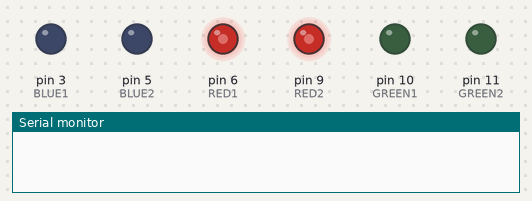
Recording of a sketch running on a simulated Arduino Uno, built with avr-gcc and run on an emulated ATmega328P. Parts: output pins drawn as LEDs (lit = HIGH), the last lines printed to the serial monitor.

Above: at 0.1 s.
At 7.45 s:
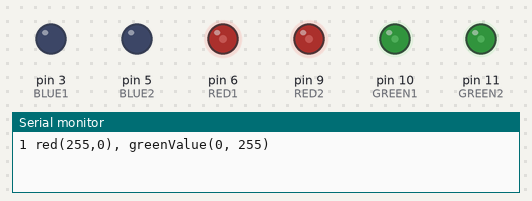
At 14.8 s:
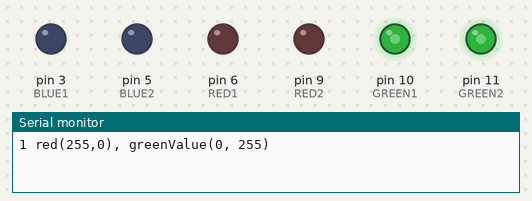
At 22.15 s:
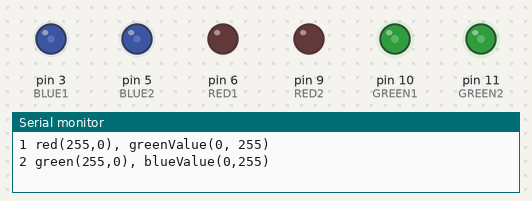
At 29.6 s:
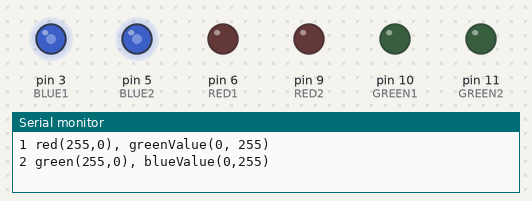
At 39.56 s:
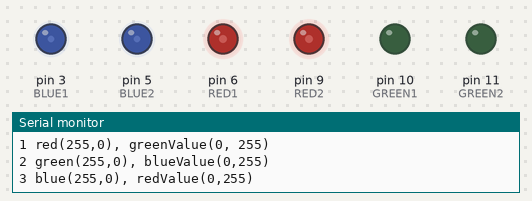
Timing chart, 0 to 40.0 s (numbered marks = the images above):
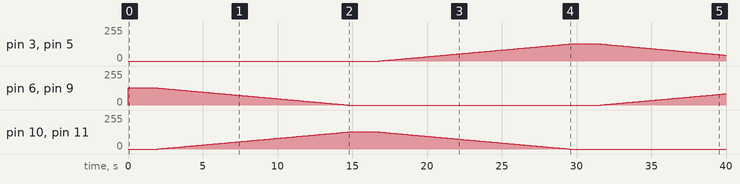

Measured:
- by itself, pin 3 (BLUE1), pin 5 (BLUE2): rises from 0/255 to 128/255 in 12.7 s, then falls to 44/255 in 10.4 s
- by itself, pin 10 (GREEN1), pin 11 (GREEN2): rises from 0/255 to 128/255 in 12.7 s, then falls to 0/255 in 14.8 s
- by itself, pin 6 (RED1), pin 9 (RED2): 128/255 → 127/255 at 2.0 s, → 126/255 0.10 s later, → 125/255 0.10 s later, → 124/255 0.10 s later, … (212 changes in this stretch)

The sketch:

RGBColors.ino
```cpp
//
// based on www.elegoo.com tutorial
//

// Define Pins
const int BLUE1 = 3;
const int BLUE2 = 5;
const int  RED1 = 6;
const int  RED2 = 9;
const int  GREEN1 = 10;
const int  GREEN2 = 11;

#define delayTime 2000    // fading time between colors
#define delayTime2 100  // fading time between colors

const int MAX_VALUE = 128;

// define variables
int redValue = MAX_VALUE;
int greenValue = 0;
int blueValue = 0;

void setup()
{
  Serial.begin(9600);
  analogWrite(RED1, redValue);
  analogWrite(RED2, redValue);
  analogWrite(GREEN1, greenValue);
  analogWrite(GREEN2, greenValue);
  analogWrite(BLUE1, blueValue);
  analogWrite(BLUE2, blueValue);
  delay(delayTime);
}

// main loop
void loop()
{
  redValue = MAX_VALUE; // choose a value between 1 and 255 to change the color.
  greenValue = 0;
  blueValue = 0;
  // this is unnecessary as we've either turned on RED in SETUP
  // or in the previous loop ... regardless, this turns RED off
  Serial.println("1 red(255,0), greenValue(0, 255)");
  for(int i = 0; i < MAX_VALUE; i += 1) // fades out red bring green full when i=255
  {
    redValue -= 1;
    greenValue += 1;
    // The following was reversed, counting in the wrong directions
    analogWrite(RED1, redValue);
    analogWrite(GREEN1, greenValue);
    analogWrite(RED2, redValue);
    analogWrite(GREEN2, greenValue);
    delay(delayTime2);
  }
  delay(delayTime);

  redValue = 0;
  greenValue = MAX_VALUE;
  blueValue = 0;

  Serial.println("2 green(255,0), blueValue(0,255)");
  for(int i = 0; i < MAX_VALUE; i += 1) // fades out green bring blue full when i=255
  {
    greenValue -= 1;
    blueValue += 1;
    // The following was reversed, counting in the wrong directions
    analogWrite(GREEN1, greenValue);
    analogWrite(BLUE1, blueValue);
    analogWrite(GREEN2, greenValue);
    analogWrite(BLUE2, blueValue);
    delay(delayTime2);
  }
  delay(delayTime);

  redValue = 0;
  greenValue = 0;
  blueValue = MAX_VALUE;

  Serial.println("3 blue(255,0), redValue(0,255)");
  for(int i = 0; i < MAX_VALUE; i += 1) // fades out blue bring red full when i=255
  {
    // The following code has been rearranged to match the other two similar sections
    blueValue -= 1;
    redValue += 1;
    // The following was reversed, counting in the wrong directions
    analogWrite(BLUE1, blueValue);
//    delay(delayTime);
    analogWrite(RED1, redValue);
//    delay(delayTime);
    analogWrite(BLUE2, blueValue);
    analogWrite(RED2, redValue);
    delay(delayTime2);
  }
  delay(delayTime);
}
```
